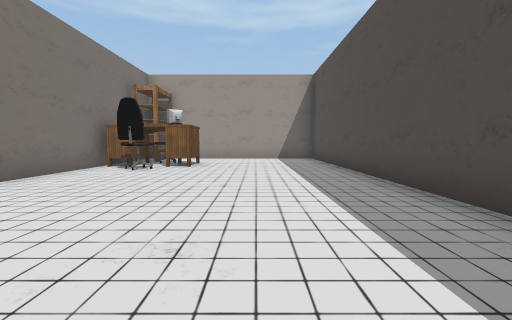
View 1 (above)

17 first-person views from a walk through a 3-D level made in the Unity game engine. The camera is 1.4 m above the floor, tilts 4° down and sees 90° across. Doors are open. The floor is counted in squares, 2 m on a side. Each view is taken from the middle of a square. On the plan, view 1 faces up. The plan holds only what a view shows up to about 9 squares ahead; the rest is blank. The place goes on beyond the plan. Some surface patterns are stand-ins.

View 2
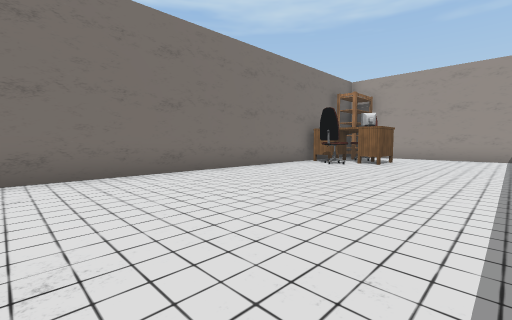

View 3
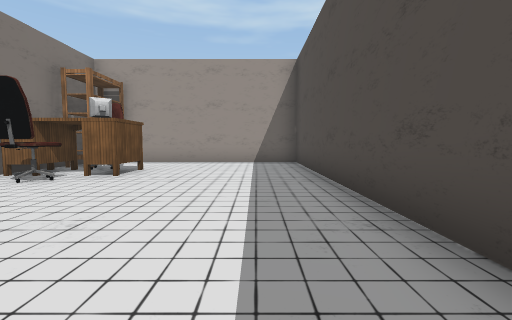

View 4
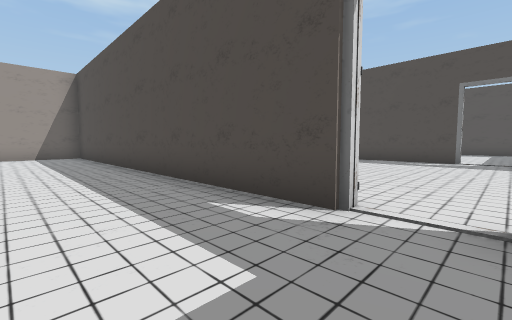

View 5
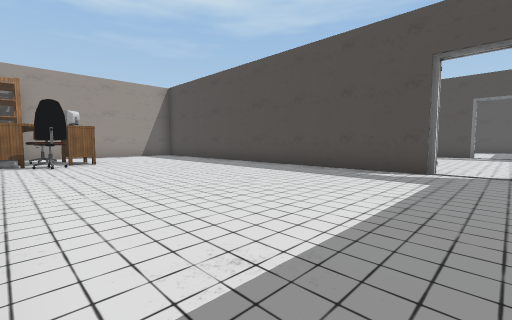

View 6
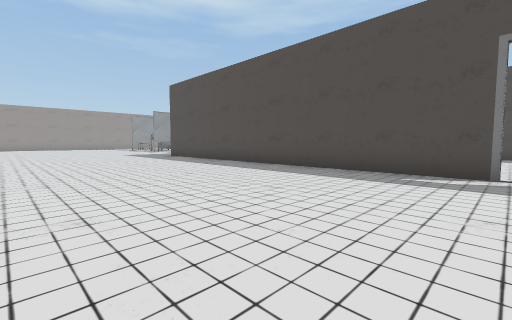

View 7
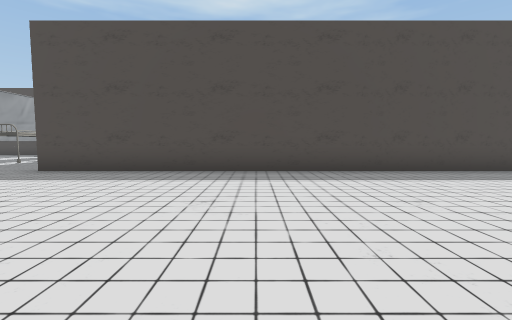

View 8
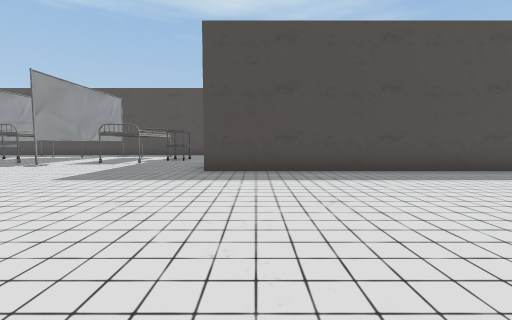

View 9
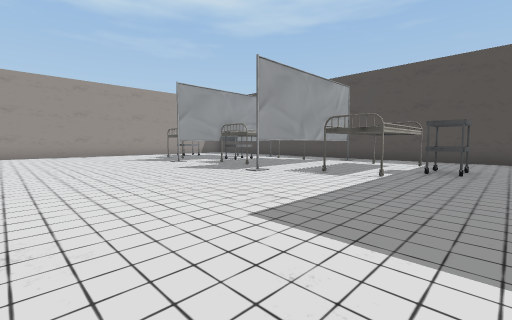

View 10
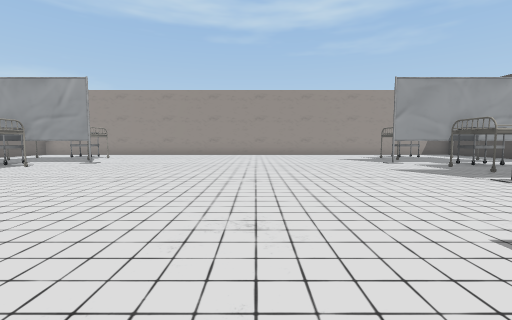

View 11
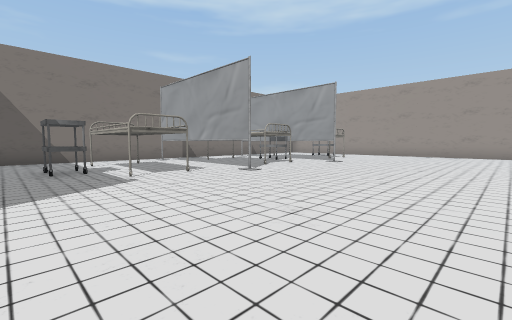

View 12
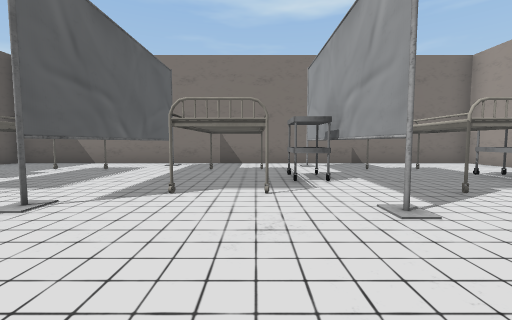

View 13
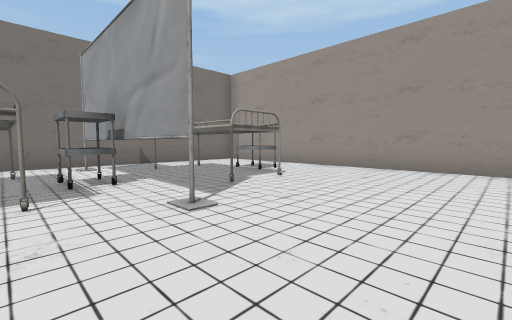

View 14
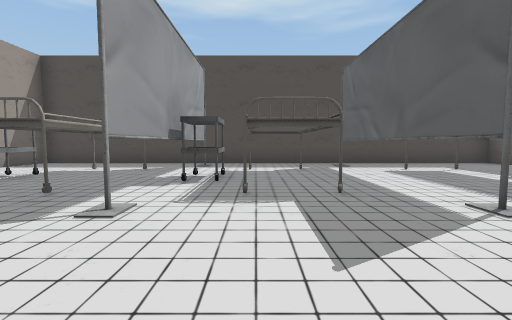

View 15
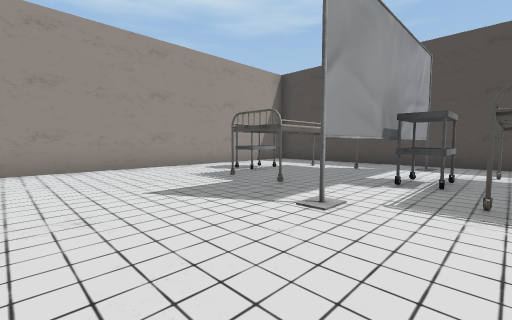

View 16
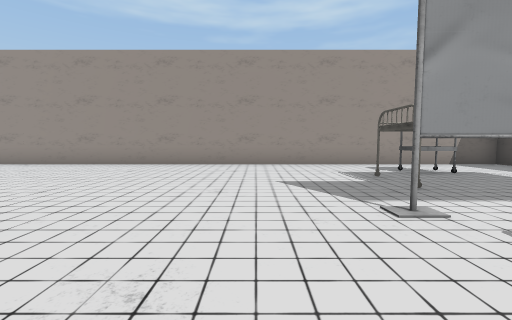

View 17
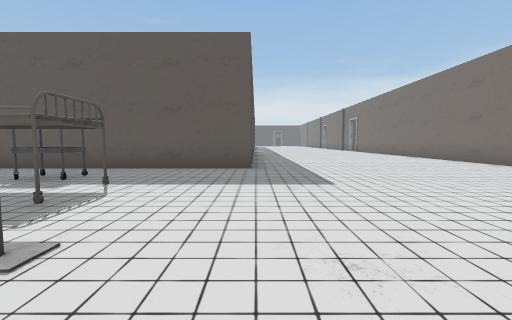

### Floor plan
Points are (right, up) in squares from view 1. A wall is a line through its corners. A room is listed if a view was taken in it or the views show most of it. See-through windows are left out.
Room 1 (views 1, 2, 3, 4, 5)
walls: (-4.5, 7.8) (-4.5, -1.1); (2.4, -0.9) (2.4, 10.9) (-3, 10.9)
ways out: open door at (3, -1.5) to room 2
objects: table (-4, 8); shelf (-4, 9) to (-4, 10); chair (-3, 7); chair (-3, 8) to (-3, 9); table (-2, 8)
Room 2 (views 6, 7, 8, 9, 10, 11, 12, 13, 14, 15, 16, 17)
walls: (2.6, 10.6) (2.6, 8.9); (1.5, 20.5) (-3.5, 20.5); (15.3, 16.5) (11.5, 16.5) (16.4, 16.5); (-3.4, 16.5) (1.3, 16.5) (-2.2, 16.5); (16.5, 20.5) (11.5, 20.5); (10.1, -1) (10.1, 11.2) (17.5, 11.2) (17.5, 26) (-4.5, 26) (-4.5, 11.2) (-3.8, 11.2)
ways out: open door at (3, -1.5) to room 1; open door at (10, -1.5)
objects: other object (-3, 14) to (-3, 15); other object (-3, 18) to (-3, 19); other object (-3, 22) to (-3, 23); table (-1, 13); table (-1, 20); table (-1, 24); other object (1, 14) to (1, 15); other object (1, 18) to (1, 19); other object (1, 22) to (1, 23); other object (12, 14) to (12, 15); other object (12, 18) to (12, 19); other object (12, 22) to (12, 23); table (14, 13); table (14, 20); table (14, 24); other object (16, 14) to (16, 15); other object (16, 18) to (16, 19); other object (16, 22) to (16, 23)

Where each view was taken, in squares from view 1:
view 1: 0 up, 0 right, facing up
view 2: 1 down, 1 right, facing up-left
view 3: 2 up, 1 right, facing up
view 4: 2 down, 0 right, facing up-right
view 5: 2 down, 4 left, facing up-right
view 6: 1 down, 4 right, facing up-right
view 7: 6 up, 4 right, facing right
view 8: 10 up, 4 right, facing right
view 9: 12 up, 7 right, facing up-right
view 10: 12 up, 7 right, facing up
view 11: 12 up, 6 right, facing up-left
view 12: 19 up, 4 right, facing left
view 13: 19 up, 4 right, facing up-left
view 14: 19 up, 9 right, facing right
view 15: 19 up, 9 right, facing up-right
view 16: 18 up, 10 right, facing up
view 17: 18 up, 10 right, facing down
